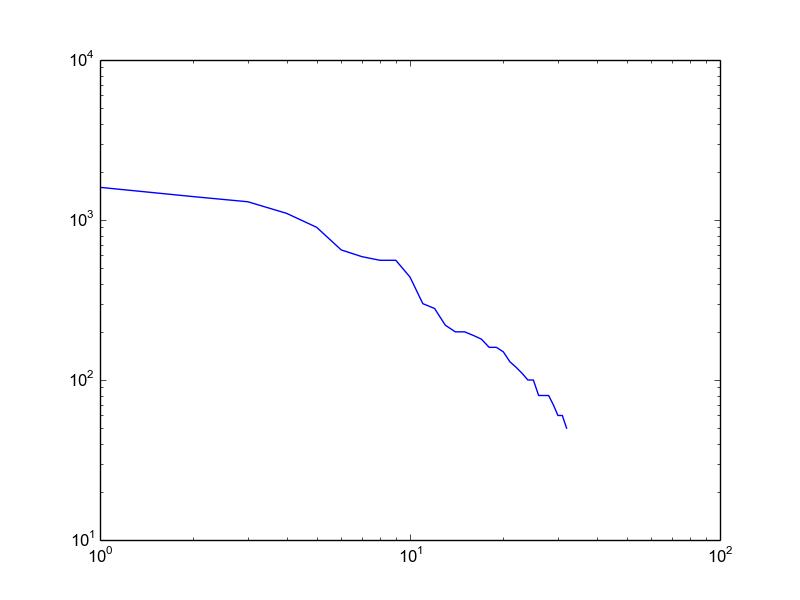

Reproduce this figure in Python.
import matplotlib.pyplot as plt

#B. Flyvbjerg, "What You Should Know About Megaprojects and Why: An Overview", Project Management Journal, vol. 45 iss 2

project_overrun_percents = [1900, 1600, 1400, 1300, 1100, 900, 650, 590, 560, 560, 440, 300, 280, 220, 200, 200, 190, 180, 160, 160, 150, 130, 120, 110, 100, 100, 80, 80, 80, 70, 60, 60, 50]

plt.loglog(range(len(project_overrun_percents)), project_overrun_percents)
plt.savefig("project_delays.png")
